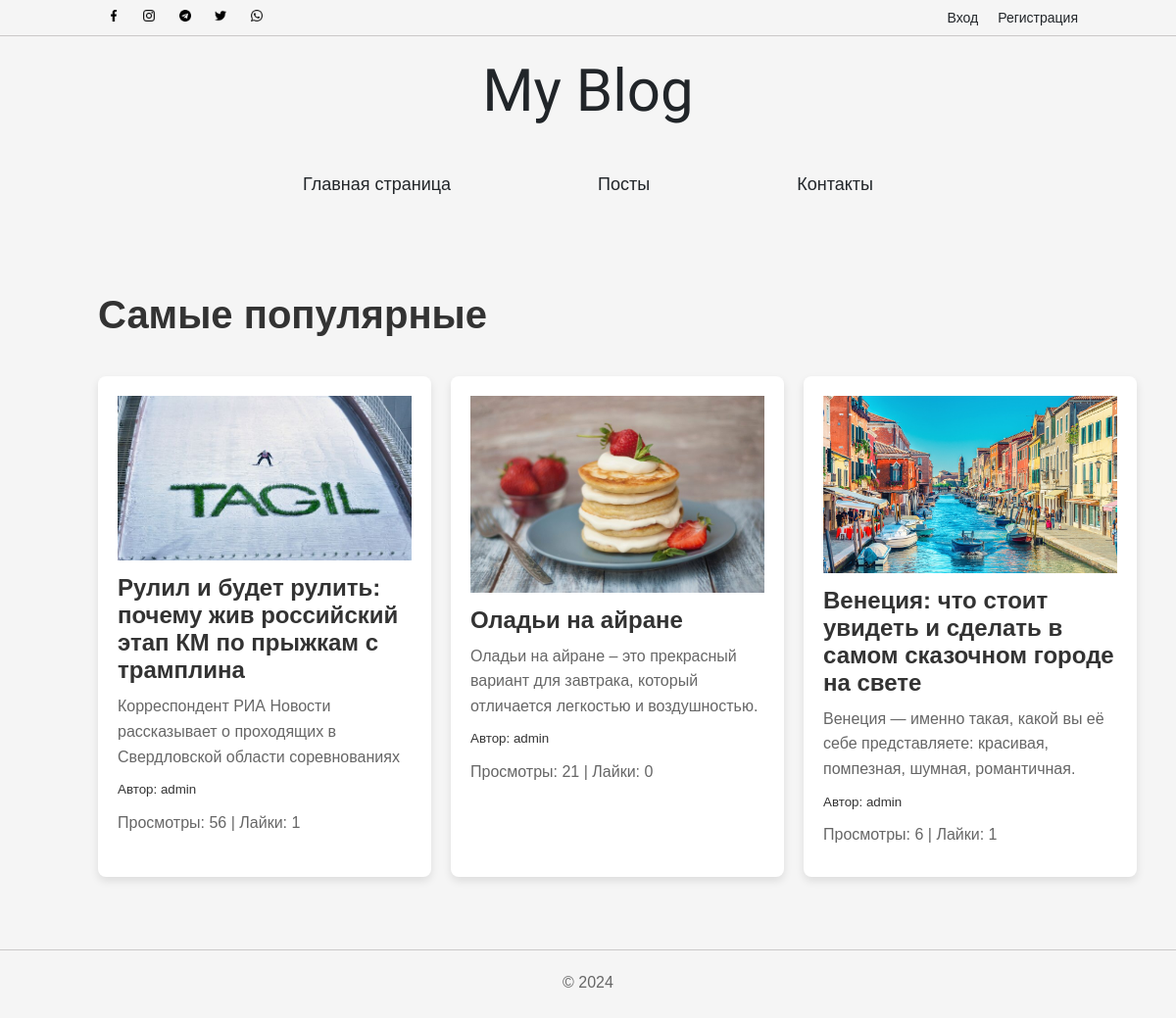
The page / on the database its author committed.
### myapp/models.py (models this page shows, shortened)
class Blog(models.Model):
    CATEGORY_CHOICES = [
        ("food", "Еда"),
        ("life", "Жизнь"),
        ("sport", "Спорт"),
        ("travel", "Путешествия"),
        ("hobby", "Хобби"),
        ("stars", "Звезды"),
    ]
    author = models.ForeignKey(User, on_delete=models.CASCADE)
    title = models.CharField(max_length=100)
    description = models.TextField(max_length=100)
    body = models.TextField()
    created_in = models.DateTimeField(auto_now_add=True)
    image = models.ImageField(upload_to="blog_images/", blank=True, null=True)
    category = models.CharField(max_length=10, choices=CATEGORY_CHOICES, default="life")
    likes = models.ManyToManyField(User, related_name="blog_likes", blank=True)
    views = models.PositiveIntegerField(default=0)
    objects = BlogManager()
    def total_likes(self):
        return self.likes.count()

### myapp/views.py (the view)
# urls.py: path("", views.home, name="home"),
def home(request):
    blogs = Blog.objects.top_3_most_viewed()
    return render(request, "myapp/home.html", {"object_list": blogs})

### myapp/models.py (called while the page is built)
    def top_3_most_viewed(self):
        return self.order_by("-views")[:3]

### myapp/templates/myapp/home.html (shortened to what this page needs)
{% extends "myapp/base.html" %}
{% block content %}
  <h1>Самые популярные</h1>
     <div class="container">
         {% for blog in object_list %}
             <div class="post">
              {% if blog.image %}
                <img src="{{ blog.image.url }}" alt="{{ blog.title }}" style="width: 300px;">
              {% endif %}
              <h3><a href="{% url 'post_detail' blog.pk %}">{{ blog.title }}</a></h3>
              <p>{{ blog.description }}</p>
              <p class="author"><a href="{% url 'user_profile' blog.author.id %}">Автор: {{ blog.author }}</a></p>
              <p>Просмотры: {{ blog.views }} | Лайки: {{ blog.total_likes }}</p>
            </div>
         {% endfor %}
    </div>
{% endblock %}

### myapp/static/css/style.css (style rules this page uses)
* { margin: 0; padding: 0; box-sizing: border-box; }
body { font-family: 'Arial', sans-serif; background-color: #f5f5f5; margin: 0; padding: 0; color: #212529; }
a { text-decoration: none; color: #212529; }
main h1 { font-size: 2.5rem; color: #333; margin: 50px 0 40px 0; }
.container { display: grid; grid-template-columns: repeat(3, 1fr); gap: 20px; }
.post { background-color: #ffffff; border-radius: 8px; box-shadow: 0 4px 8px rgba(0, 0, 0, 0.1); padding: 20px; box-sizing: border-box; min-height: 400px; align-items: stretch; }
.post img { width: 100%; height: auto; }
h3 { font-size: 24px; margin: 10px 0; }
.post a { text-decoration: none; color: #333; transition: color 0.3s ease; }
p { line-height: 1.6; color: #666; margin: 10px 0; }
.author, .vl { font-size: smaller; color: #6c6c6c; }

### rows shown on the page
Blog: image (picture), title "Рулил и будет рулить: почему жив российский этап КМ по прыжкам с трамплина", description "Корреспондент РИА Новости рассказывает о проходящих в Свердловской области соревнованиях", author "admin", views "56", total_likes "1"
Blog: image (picture), title "Оладьи на айране", description "Оладьи на айране – это прекрасный вариант для завтрака, который отличается легкостью и воздушностью.", author "admin", views "21", total_likes "0"
Blog: image (picture), title "Венеция: что стоит увидеть и сделать в самом сказочном городе на свете", description "Венеция — именно такая, какой вы её себе представляете: красивая, помпезная, шумная, романтичная.", author "admin", views "6", total_likes "1"
